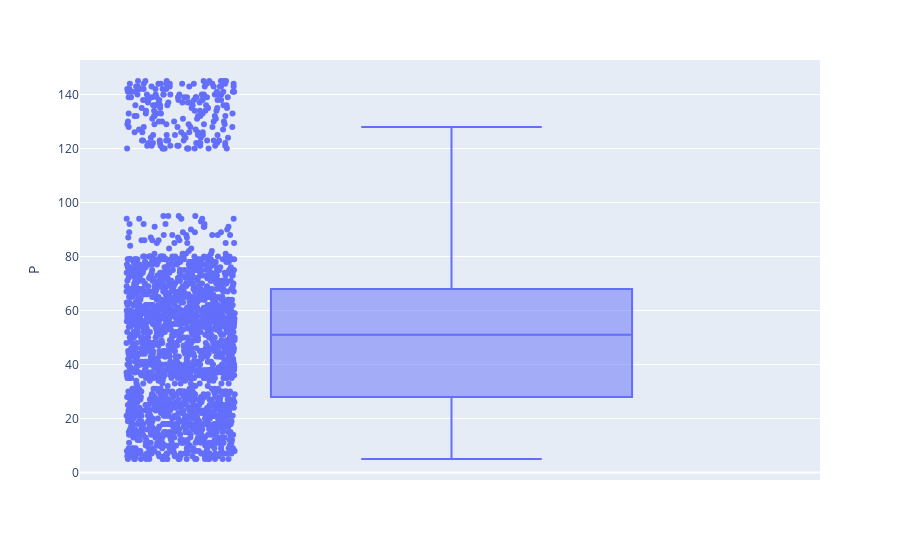

Write notebook code for a chart like this one.
### Code cell
#ploting box plot for P
fig=px.box(crop_data,y='P',points='all')
fig.show()

### Figure 1 — Plotly figure (JSON) as saved in the notebook; plotly's stock layout.template omitted (floating-point values rounded to 4 significant figures; data arrays with more than 128 entries replaced by an {"elided": "..."} marker saying what was removed)
{"data": [{"alignmentgroup": "True", "boxpoints": "all", "hovertemplate": "P=%{y}<extra></extra>", "legendgroup": "", "marker": {"color": "#636efa"}, "name": "", "notched": false, "offsetgroup": "", "orientation": "v", "showlegend": false, "type": "box", "x0": " ", "xaxis": "x", "y": {"elided": "2200 float values"}, "y0": " ", "yaxis": "y"}], "layout": {"boxmode": "group", "legend": {"tracegroupgap": 0}, "margin": {"t": 60}, "xaxis": {"anchor": "y", "domain": [0, 1]}, "yaxis": {"anchor": "x", "domain": [0, 1], "title": {"text": "P"}}}}
